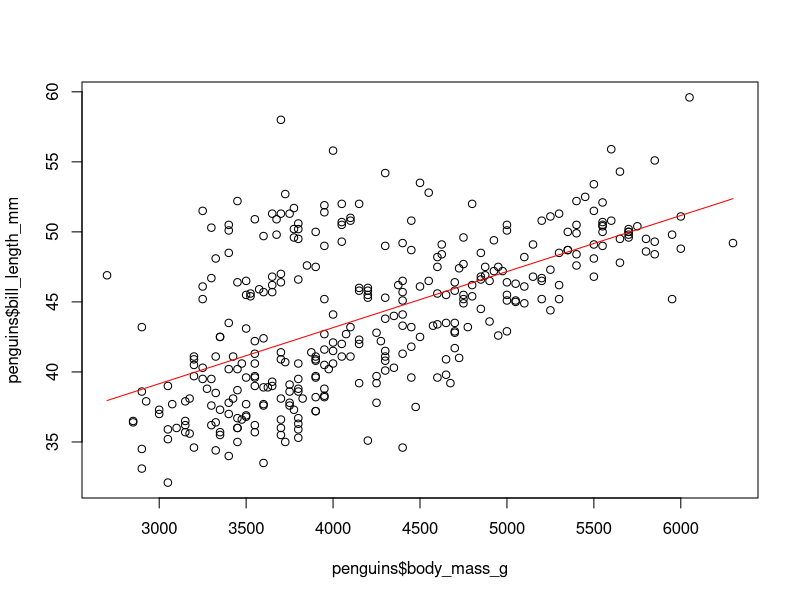
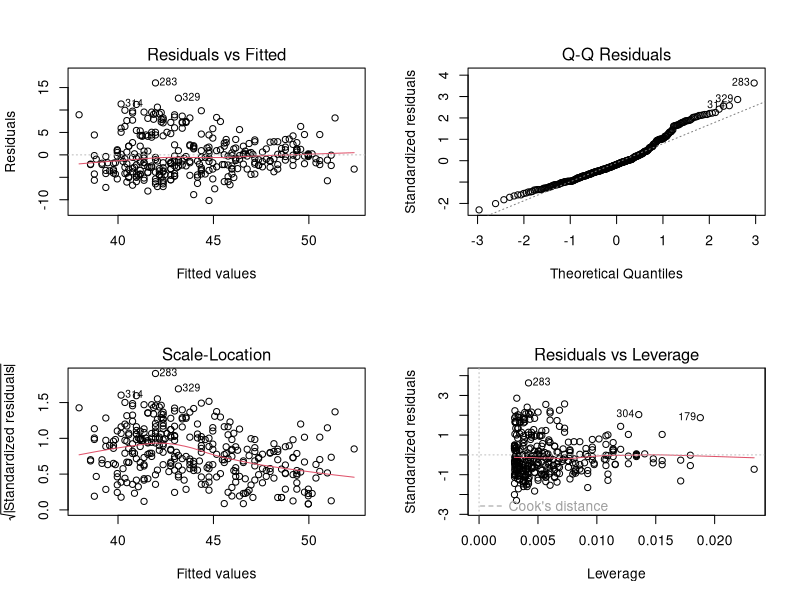

These charts were generated, in order, by the following R code:
## ---- chunk 1
library(tidyverse)
library(lme4)
## ---- chunk 2
#instal the package with: install.packages("palmerpenguins")
data("penguins", package="palmerpenguins")
penguins
#drop the NA values
penguins <- na.omit(penguins)
## ---- chunk 3
fit.lm<- lm(bill_length_mm~body_mass_g, data=penguins)
anova(fit.lm)
summary(fit.lm)
plot(penguins$body_mass_g, penguins$bill_length_mm)
lines(penguins$body_mass_g, fitted(fit.lm), col="red")
## ---- chunk 4
par(mfrow=c(2,2))
plot(fit.lm)
## ---- chunk 5
#in this case  it is y=(2.690e+01) + (4.051e-03)x
sum((penguins$bill_length_mm - (penguins$body_mass_g*0.004051 +26.9))^2)


#yi = β0 : The null model is basically true when the null hypothesis is true
fit0.lm <-lm(bill_length_mm~+1, data=penguins)
anova(fit0.lm)
#the residual sum of squares predicted by the null model is 9928.9
#yi = β0 + β1xi :
fit.lm <- lm(bill_length_mm~body_mass_g, data=penguins)
anova(fit.lm)
#the residual sum of squares predicted by our model is 6479.1
anova(fit0.lm, fit.lm, test="F") # to compare both RSS values

#The RSS is significantly reduced by the model compared to the null model
## ---- chunk 6

## ---- chunk 7
sxy <- cov(penguins$body_mass_g, penguins$bill_length_mm)
sx2 <- var(penguins$body_mass_g)
slope <- sxy/sx2 
slope
## ---- chunk 8
#In that case the interpretation of the model would be: The slope of the continuous predictor (body mass), depends on the levels of the categorical predictor (species).
fits.lm <-lm(bill_length_mm~body_mass_g*species, data=penguins) 
anova(fits.lm) 

# the interaction term is not significant (p-0.1826) so we remove it following the backward elimination technique

fits1.lm <- lm(bill_length_mm~body_mass_g + species, data=penguins)
anova(fits1.lm)
summary(fits1.lm)

anova(fits.lm, fits1.lm, test="F")

